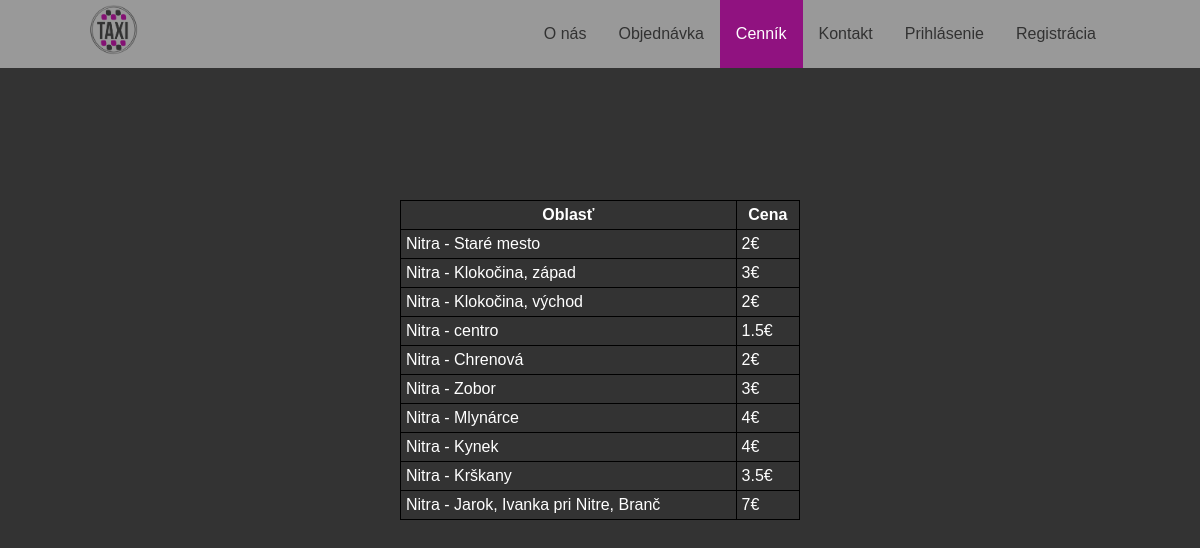
Page /index.php/Cennik/Cennik on the committed database.
### tables this page shows
CREATE TABLE `cennik` (
  `id` int(11) NOT NULL,
  `oblast` varchar(40) NOT NULL,
  `cena` float NOT NULL
);

### application/controllers/Cennik/Cennik.php (called while the page is built, shortened)
<?php
class Cennik extends CI_Controller
{
	public function __construct()
	{
		$this->load->model("Cennik/Cennik_model");
	}
	public function index()
	{
		$data['title'] = "Cenník jázd";
		$data['cennik'] = $this->Cennik_model->get_cena();
		$data['error'] = "";
		$this->load->view('stuffs/header.php', $data);
		$this->load->view('stuffs/nav.php');
		$this->load->view('cennik/cennik');
		$this->load->view('stuffs/footer.php');
	}
}

### index.php (called while the page is built, shortened)
<?php
require_once BASEPATH.'core/CodeIgniter.php';

### application/models/Cennik/Cennik_model.php (called while the page is built, shortened)
<?php
class Cennik_model extends CI_Model
{
	function get_cena( ) {
		$query=$this->db->query("SELECT cennik.oblast AS oblast, cennik.cena AS cena FROM cennik");
		return $query->result();
	}
}
?>

### application/views/cennik/cennik.php (the view)
<div class="container" style="background-color:#333333; height: 100vh; overflow: hidden;">
	<div style="margin-top: 200px;">
			<table class="cennik" align="center" border="1" cellspacing="5" cellpadding="5">
				 <tr>
						<th>Oblasť</th><th>Cena</th></tr>
						<?php
							foreach ($cennik as $item) {?>
								<tr> <td>
										<?php echo $item->oblast; ?>
									</td>
									<td>
										<?php echo $item->cena."€"; ?>
									</td></tr>
								 <?php } ?>
			</table>
	</div>

### application/views/stuffs/header.php (shortened to what this page needs)
?><!DOCTYPE html>
<html lang="en">
<head>
	<link rel="stylesheet" href="<?php echo site_url("../style/containers.css"); ?>">
	<link rel="stylesheet" href="https://cdnjs.cloudflare.com/ajax/libs/font-awesome/4.7.0/css/font-awesome.min.css">
	<link rel="stylesheet" type="text/css" href="https://cdn.datatables.net/buttons/1.6.2/css/buttons.dataTables.min.css" />
	<link rel="stylesheet" type="text/css" href="<?php echo site_url("../datatables/datatables.min.css"); ?>"/>
</head>
<body>

### application/views/stuffs/nav.php (shortened to what this page needs)
<?php $link = $_SERVER['PHP_SELF'];
$link_array = explode('/', $link);
$page = end($link_array); ?>
<div class="topnav" id="myTopnav">
	<div class="nav">
		<img src="<?php echo site_url("../images/logo_nav.png"); ?>"/>
		<div class="visible">
			<?php if (!isset($_SESSION["email"])) { ?>
				<a href="<?php echo site_url("Welcome"); ?>" <?php if ($page == "Welcome") echo 'class="active"' ?>>O nás</a>
				<a href="<?php echo site_url("Objednavka/Objednavka"); ?>" <?php if ($page == "Objednavka") echo 'class="active"' ?>>Objednávka</a>
				<a href="<?php echo site_url("Cennik/Cennik"); ?>" <?php if ($page == "Cennik") echo 'class="active"' ?>>Cenník</a>
				<a href="<?php echo site_url("Kontakt/Kontakt"); ?>" <?php if ($page == "Kontakt") echo 'class="active"' ?>>Kontakt</a>
				<a href="<?php echo site_url("Login/Login"); ?>" <?php if ($page == "Login") echo 'class="active"' ?>>Prihlásenie</a>
				<a href="<?php echo site_url("Registracia/Registracia"); ?>" <?php if ($page == "Registracia") echo 'class="active"' ?>>Registrácia</a>
			<?php } ?>
		</div>
	</div>
</div>

### application/views/stuffs/footer.php (shortened to what this page needs)
</body>
</html>

### style/containers.css (style rules this page uses)
body { margin:0; padding:0; font-family: Arial; }
.topnav .nav { width:1440px; margin-left:auto; margin-right:auto; overflow: hidden; }
.topnav { position: fixed; top:0; left:0; width:100%; background-color: rgba(255,255,255,0.5); overflow: hidden; }
.topnav a { float: left; display: block; color: #323232; text-align: center; padding: 25px 16px; text-decoration: none; }
.topnav .visible { float:right; }
.topnav a.active { background-color: #901280; color:white; }
.topnav img { width:50px; height: 50px; margin-top:5px; float:left; }
.active { background-color: #901280; color:white; }
.container { width: 100%; overflow: hidden; }
.cennik { width:400px; border:none; border:1px solid #000000; border-collapse: collapse; color:white; }
@media only screen and (max-width: 1440px) { .topnav .nav { width:1024px; } }

### rows in the picture
cennik: oblast "Nitra - Staré mesto", cena "2"
cennik: oblast "Nitra - Klokočina, západ", cena "3"
cennik: oblast "Nitra - Klokočina, východ", cena "2"
cennik: oblast "Nitra - centro", cena "1.5"
cennik: oblast "Nitra - Chrenová", cena "2"
cennik: oblast "Nitra - Zobor", cena "3"
cennik: oblast "Nitra - Mlynárce", cena "4"
cennik: oblast "Nitra - Kynek", cena "4"
cennik: oblast "Nitra - Krškany", cena "3.5"
cennik: oblast "Nitra - Jarok, Ivanka pri Nitre, Branč", cena "7"
